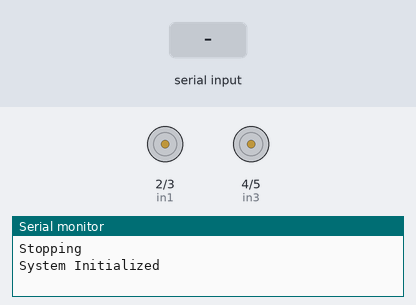
A sketch run on a simulated Arduino Uno, built with avr-gcc and run on an emulated ATmega328P. On the bench: motor-driver pin pairs drawn as motors (green arrow = first pin HIGH = forward, orange = second pin HIGH = backward, longer = more drive), the last lines printed to the serial monitor. The inputs (shaded band) are chosen by the test bench.

Above: at 1.2 s.
1.3 s: "1" received over Serial
At 2.0 s:
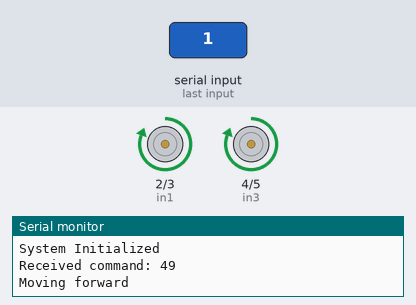
2.8 s: "3" received over Serial
At 3.2 s:
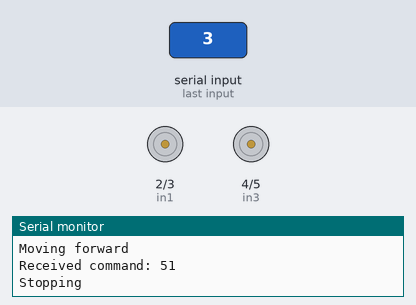
Timing chart, 0 to 5.8 s (numbered marks = the images above; inputs shaded):
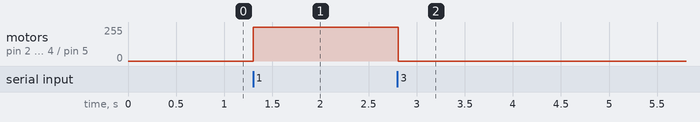

The sketch:

fan_cleaner2.0.ino
```cpp
// Motor driver pins
#define in1 2
#define in2 3
#define in3 4
#define in4 5

// Limit switch pin (Normally open connection)
#define limit 6

unsigned long timer = 3000;  // Default automatic cycle time
int incom = 0;               // For storing incoming serial data

// State machine variables for autom() function
enum AutoState { STOPPED, MOVING_FORWARD, MOVING_BACK };
AutoState autoState = STOPPED;
unsigned long previousMillis = 0;
bool autoMode = false;

void setup() {
  Serial.begin(9600);

  pinMode(limit, INPUT_PULLUP);  // Enable internal pull-up resistor

  pinMode(in1, OUTPUT);
  pinMode(in2, OUTPUT);
  pinMode(in3, OUTPUT);
  pinMode(in4, OUTPUT);

  // Initialize all motor control pins to LOW
  hold();

  Serial.println("System Initialized");
}

void loop() {
  // Check for serial commands
  if (Serial.available() > 0) {
    incom = Serial.read();

    Serial.print("Received command: ");
    Serial.println(incom);

    switch(incom) {
      case '1':  // Move forward
        autoMode = false;
        forward();
        break;
      case '2':  // Move back
        autoMode = false;
        back();
        break;
      case '3':  // Stop
        autoMode = false;
        hold();
        break;
      case '4':  // Automatic mode
        autoMode = true;
        autoState = MOVING_FORWARD;
        previousMillis = millis();
        forward();
        Serial.println("Automatic cycle started");
        break;
      default:
        Serial.println("Unknown command");
    }
  }

  // Handle automatic mode state machine
  if (autoMode) {
    unsigned long currentMillis = millis();

    switch(autoState) {
      case MOVING_FORWARD:
        if (currentMillis - previousMillis >= timer) {
          autoState = MOVING_BACK;
          previousMillis = currentMillis;
          back();
        }
        break;

      case MOVING_BACK:
        if (currentMillis - previousMillis >= timer) {
          autoState = STOPPED;
          autoMode = false;
          hold();
          Serial.println("Automatic cycle completed");
        }
        break;

      case STOPPED:
        // Do nothing
        break;
    }
  }

  // Small delay to prevent serial buffer overflow
  delay(10);
}

void forward() {
  Serial.println("Moving forward");
  digitalWrite(in1, HIGH);
  digitalWrite(in2, LOW);
  digitalWrite(in3, HIGH);
  digitalWrite(in4, LOW);
}

void hold() {
  Serial.println("Stopping");
  digitalWrite(in1, LOW);
  digitalWrite(in2, LOW);
  digitalWrite(in3, LOW);
  digitalWrite(in4, LOW);
}

void back() {
  if (digitalRead(limit) == LOW) {  // Only move back if limit switch is not pressed
    Serial.println("Moving back");
    digitalWrite(in1, LOW);
    digitalWrite(in2, HIGH);
    digitalWrite(in3, LOW);
    digitalWrite(in4, HIGH);
  } else {
    Serial.println("Limit reached - cannot move back");
    hold();
  }
}
```

Measured:
- after the input at 1.3 s, motor on pin 2 (in1) / pin 3 (in2), motor on pin 4 (in3) / pin 5 (in4): stopped → forward 255/255 at once
- after the input at 2.8 s, motor on pin 2 (in1) / pin 3 (in2), motor on pin 4 (in3) / pin 5 (in4): forward 255/255 → stopped at once
